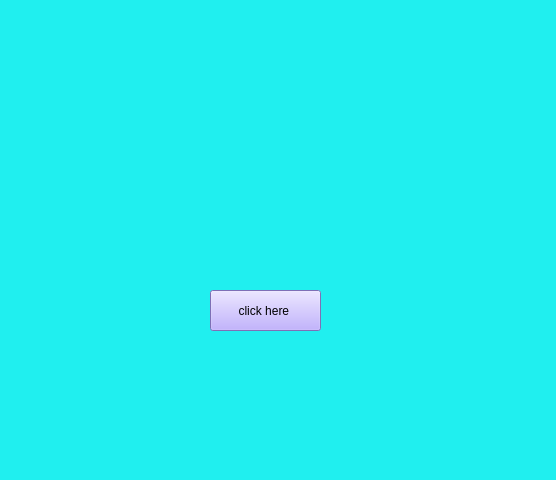
<?xml version="1.0" encoding="UTF-8"?>
<ui version="4.0">
 <class>m4_lazm_t3rfy</class>
 <widget class="QMainWindow" name="m4_lazm_t3rfy">
  <property name="geometry">
   <rect>
    <x>0</x>
    <y>0</y>
    <width>556</width>
    <height>480</height>
   </rect>
  </property>
  <property name="windowTitle">
   <string>MainWindow</string>
  </property>
  <property name="styleSheet">
   <string notr="true">color: rgb(170, 255, 255);
background:rgb(32, 239, 239)</string>
  </property>
  <widget class="QWidget" name="centralwidget">
   <widget class="QPushButton" name="suprize">
    <property name="geometry">
     <rect>
      <x>210</x>
      <y>290</y>
      <width>111</width>
      <height>41</height>
     </rect>
    </property>
    <property name="styleSheet">
     <string notr="true">color: rgb(0, 0, 0);
font: 16pt &quot;Segoe UI&quot;;
background-color: rgb(176, 156, 255);</string>
    </property>
    <property name="text">
     <string>click here </string>
    </property>
   </widget>
  </widget>
  <widget class="QStatusBar" name="statusbar"/>
 </widget>
 <resources/>
 <connections/>
</ui>
